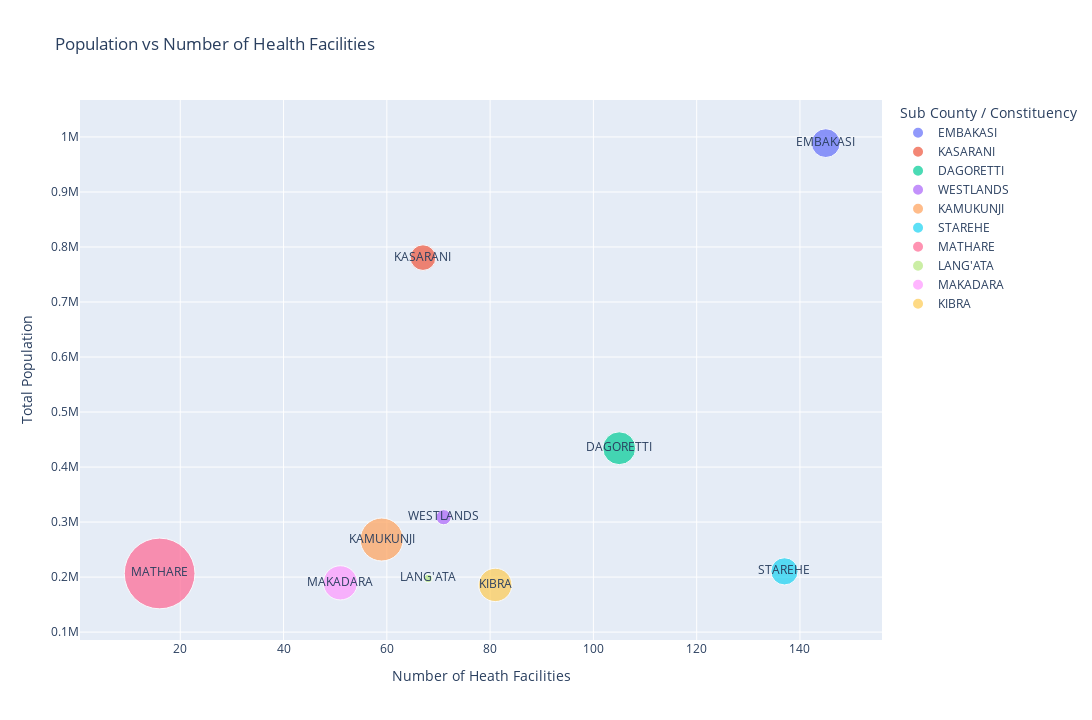

The notebook cell this image was saved under:
### Markdown cell above
## Sorting by Population and Population Density
Which area has the highest population and population density vis a vis Health Facilities

### Code cell
#plot
fig = px.scatter(
    health_sub_pop, 'Health_Facilities', 'Total', size='Population Density (No. per Sq. Km)', color='name', size_max=50, 
    text='name', height=720, width=1280, title= 'Population vs Number of Health Facilities'
)

fig.update_layout(
    xaxis_title='Number of Heath Facilities',
    yaxis_title='Total Population',
    legend_title='Sub County / Constituency',
)

fig.show()

### Figure 1 — Plotly figure (JSON) as saved in the notebook; plotly's stock layout.template omitted (floating-point values rounded to 4 significant figures)
{"data": [{"hovertemplate": "name=%{text}<br>Health_Facilities=%{x}<br>Total=%{y}<br>Population Density (No. per Sq. Km)=%{marker.size}<extra></extra>", "legendgroup": "EMBAKASI", "marker": {"color": "#636efa", "size": [11460], "sizemode": "area", "sizeref": 27.58, "symbol": "circle"}, "mode": "markers+text", "name": "EMBAKASI", "orientation": "v", "showlegend": true, "text": ["EMBAKASI"], "type": "scatter", "x": [145], "xaxis": "x", "y": [988808], "yaxis": "y"}, {"hovertemplate": "name=%{text}<br>Health_Facilities=%{x}<br>Total=%{y}<br>Population Density (No. per Sq. Km)=%{marker.size}<extra></extra>", "legendgroup": "KASARANI", "marker": {"color": "#EF553B", "size": [9058], "sizemode": "area", "sizeref": 27.58, "symbol": "circle"}, "mode": "markers+text", "name": "KASARANI", "orientation": "v", "showlegend": true, "text": ["KASARANI"], "type": "scatter", "x": [67], "xaxis": "x", "y": [780656], "yaxis": "y"}, {"hovertemplate": "name=%{text}<br>Health_Facilities=%{x}<br>Total=%{y}<br>Population Density (No. per Sq. Km)=%{marker.size}<extra></extra>", "legendgroup": "DAGORETTI", "marker": {"color": "#00cc96", "size": [14908], "sizemode": "area", "sizeref": 27.58, "symbol": "circle"}, "mode": "markers+text", "name": "DAGORETTI", "orientation": "v", "showlegend": true, "text": ["DAGORETTI"], "type": "scatter", "x": [105], "xaxis": "x", "y": [434208], "yaxis": "y"}, {"hovertemplate": "name=%{text}<br>Health_Facilities=%{x}<br>Total=%{y}<br>Population Density (No. per Sq. Km)=%{marker.size}<extra></extra>", "legendgroup": "WESTLANDS", "marker": {"color": "#ab63fa", "size": [3167], "sizemode": "area", "sizeref": 27.58, "symbol": "circle"}, "mode": "markers+text", "name": "WESTLANDS", "orientation": "v", "showlegend": true, "text": ["WESTLANDS"], "type": "scatter", "x": [71], "xaxis": "x", "y": [308854], "yaxis": "y"}, {"hovertemplate": "name=%{text}<br>Health_Facilities=%{x}<br>Total=%{y}<br>Population Density (No. per Sq. Km)=%{marker.size}<extra></extra>", "legendgroup": "KAMUKUNJI", "marker": {"color": "#FFA15A", "size": [25455], "sizemode": "area", "sizeref": 27.58, "symbol": "circle"}, "mode": "markers+text", "name": "KAMUKUNJI", "orientation": "v", "showlegend": true, "text": ["KAMUKUNJI"], "type": "scatter", "x": [59], "xaxis": "x", "y": [268276], "yaxis": "y"}, {"hovertemplate": "name=%{text}<br>Health_Facilities=%{x}<br>Total=%{y}<br>Population Density (No. per Sq. Km)=%{marker.size}<extra></extra>", "legendgroup": "STAREHE", "marker": {"color": "#19d3f3", "size": [10205], "sizemode": "area", "sizeref": 27.58, "symbol": "circle"}, "mode": "markers+text", "name": "STAREHE", "orientation": "v", "showlegend": true, "text": ["STAREHE"], "type": "scatter", "x": [137], "xaxis": "x", "y": [210423], "yaxis": "y"}, {"hovertemplate": "name=%{text}<br>Health_Facilities=%{x}<br>Total=%{y}<br>Population Density (No. per Sq. Km)=%{marker.size}<extra></extra>", "legendgroup": "MATHARE", "marker": {"color": "#FF6692", "size": [68941], "sizemode": "area", "sizeref": 27.58, "symbol": "circle"}, "mode": "markers+text", "name": "MATHARE", "orientation": "v", "showlegend": true, "text": ["MATHARE"], "type": "scatter", "x": [16], "xaxis": "x", "y": [206564], "yaxis": "y"}, {"hovertemplate": "name=%{text}<br>Health_Facilities=%{x}<br>Total=%{y}<br>Population Density (No. per Sq. Km)=%{marker.size}<extra></extra>", "legendgroup": "LANG'ATA", "marker": {"color": "#B6E880", "size": [911], "sizemode": "area", "sizeref": 27.58, "symbol": "circle"}, "mode": "markers+text", "name": "LANG'ATA", "orientation": "v", "showlegend": true, "text": ["LANG'ATA"], "type": "scatter", "x": [68], "xaxis": "x", "y": [197489], "yaxis": "y"}, {"hovertemplate": "name=%{text}<br>Health_Facilities=%{x}<br>Total=%{y}<br>Population Density (No. per Sq. Km)=%{marker.size}<extra></extra>", "legendgroup": "MAKADARA", "marker": {"color": "#FF97FF", "size": [16150], "sizemode": "area", "sizeref": 27.58, "symbol": "circle"}, "mode": "markers+text", "name": "MAKADARA", "orientation": "v", "showlegend": true, "text": ["MAKADARA"], "type": "scatter", "x": [51], "xaxis": "x", "y": [189536], "yaxis": "y"}, {"hovertemplate": "name=%{text}<br>Health_Facilities=%{x}<br>Total=%{y}<br>Population Density (No. per Sq. Km)=%{marker.size}<extra></extra>", "legendgroup": "KIBRA", "marker": {"color": "#FECB52", "size": [15311], "sizemode": "area", "sizeref": 27.58, "symbol": "circle"}, "mode": "markers+text", "name": "KIBRA", "orientation": "v", "showlegend": true, "text": ["KIBRA"], "type": "scatter", "x": [81], "xaxis": "x", "y": [185777], "yaxis": "y"}], "layout": {"height": 720, "legend": {"itemsizing": "constant", "title": {"text": "Sub County / Constituency"}, "tracegroupgap": 0}, "title": {"text": "Population vs Number of Health Facilities"}, "width": 1280, "xaxis": {"anchor": "y", "domain": [0, 1], "title": {"text": "Number of Heath Facilities"}}, "yaxis": {"anchor": "x", "domain": [0, 1], "title": {"text": "Total Population"}}}}
